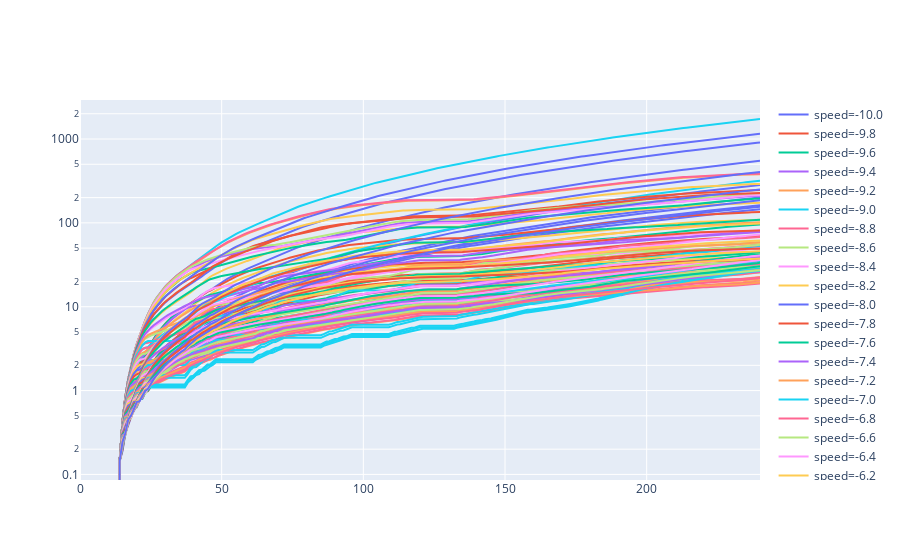

Write notebook code for a chart like this one.
### Code cell
dists_2d_cumu = np.cumsum(dists_2d, axis=1)
data_3d_dists = [
    go.Scatter(
        # x=,
        y=dists_2d_cumu[i,:],
        name=f"speed={np.round(speed[i],1)}"
    ) for i in range(len(speed))
]
fig_2d_dists = go.Figure(
    data_3d_dists,
    layout=go.Layout(
        yaxis=dict(
            type="log"
        )
    )
)
fig_2d_dists.show()

### Figure 1 — Plotly figure (JSON) as saved in the notebook; plotly's stock layout.template omitted (floating-point values rounded to 4 significant figures; data arrays with more than 128 entries replaced by an {"elided": "..."} marker saying what was removed)
{"data": [{"name": "speed=-10.0", "type": "scatter", "y": {"elided": "241 float values"}}, {"name": "speed=-9.8", "type": "scatter", "y": {"elided": "241 float values"}}, {"name": "speed=-9.6", "type": "scatter", "y": {"elided": "241 float values"}}, {"name": "speed=-9.4", "type": "scatter", "y": {"elided": "241 float values"}}, {"name": "speed=-9.2", "type": "scatter", "y": {"elided": "241 float values"}}, {"name": "speed=-9.0", "type": "scatter", "y": {"elided": "241 float values"}}, {"name": "speed=-8.8", "type": "scatter", "y": {"elided": "241 float values"}}, {"name": "speed=-8.6", "type": "scatter", "y": {"elided": "241 float values"}}, {"name": "speed=-8.4", "type": "scatter", "y": {"elided": "241 float values"}}, {"name": "speed=-8.2", "type": "scatter", "y": {"elided": "241 float values"}}, {"name": "speed=-8.0", "type": "scatter", "y": {"elided": "241 float values"}}, {"name": "speed=-7.8", "type": "scatter", "y": {"elided": "241 float values"}}, {"name": "speed=-7.6", "type": "scatter", "y": {"elided": "241 float values"}}, {"name": "speed=-7.4", "type": "scatter", "y": {"elided": "241 float values"}}, {"name": "speed=-7.2", "type": "scatter", "y": {"elided": "241 float values"}}, {"name": "speed=-7.0", "type": "scatter", "y": {"elided": "241 float values"}}, {"name": "speed=-6.8", "type": "scatter", "y": {"elided": "241 float values"}}, {"name": "speed=-6.6", "type": "scatter", "y": {"elided": "241 float values"}}, {"name": "speed=-6.4", "type": "scatter", "y": {"elided": "241 float values"}}, {"name": "speed=-6.2", "type": "scatter", "y": {"elided": "241 float values"}}, {"name": "speed=-6.0", "type": "scatter", "y": {"elided": "241 float values"}}, {"name": "speed=-5.8", "type": "scatter", "y": {"elided": "241 float values"}}, {"name": "speed=-5.6", "type": "scatter", "y": {"elided": "241 float values"}}, {"name": "speed=-5.4", "type": "scatter", "y": {"elided": "241 float values"}}, {"name": "speed=-5.2", "type": "scatter", "y": {"elided": "241 float values"}}, {"name": "speed=-5.0", "type": "scatter", "y": {"elided": "241 float values"}}, {"name": "speed=-4.8", "type": "scatter", "y": {"elided": "241 float values"}}, {"name": "speed=-4.6", "type": "scatter", "y": {"elided": "241 float values"}}, {"name": "speed=-4.4", "type": "scatter", "y": {"elided": "241 float values"}}, {"name": "speed=-4.2", "type": "scatter", "y": {"elided": "241 float values"}}, {"name": "speed=-4.0", "type": "scatter", "y": {"elided": "241 float values"}}, {"name": "speed=-3.8", "type": "scatter", "y": {"elided": "241 float values"}}, {"name": "speed=-3.6", "type": "scatter", "y": {"elided": "241 float values"}}, {"name": "speed=-3.4", "type": "scatter", "y": {"elided": "241 float values"}}, {"name": "speed=-3.2", "type": "scatter", "y": {"elided": "241 float values"}}, {"name": "speed=-3.0", "type": "scatter", "y": {"elided": "241 float values"}}, {"name": "speed=-2.8", "type": "scatter", "y": {"elided": "241 float values"}}, {"name": "speed=-2.6", "type": "scatter", "y": {"elided": "241 float values"}}, {"name": "speed=-2.4", "type": "scatter", "y": {"elided": "241 float values"}}, {"name": "speed=-2.2", "type": "scatter", "y": {"elided": "241 float values"}}, {"name": "speed=-2.0", "type": "scatter", "y": {"elided": "241 float values"}}, {"name": "speed=-1.8", "type": "scatter", "y": {"elided": "241 float values"}}, {"name": "speed=-1.6", "type": "scatter", "y": {"elided": "241 float values"}}, {"name": "speed=-1.4", "type": "scatter", "y": {"elided": "241 float values"}}, {"name": "speed=-1.2", "type": "scatter", "y": {"elided": "241 float values"}}, {"name": "speed=-1.0", "type": "scatter", "y": {"elided": "241 float values"}}, {"name": "speed=-0.8", "type": "scatter", "y": {"elided": "241 float values"}}, {"name": "speed=-0.6", "type": "scatter", "y": {"elided": "241 float values"}}, {"name": "speed=-0.4", "type": "scatter", "y": {"elided": "241 float values"}}, {"name": "speed=-0.2", "type": "scatter", "y": {"elided": "241 float values"}}, {"name": "speed=-0.0", "type": "scatter", "y": {"elided": "241 float values"}}, {"name": "speed=0.2", "type": "scatter", "y": {"elided": "241 float values"}}, {"name": "speed=0.4", "type": "scatter", "y": {"elided": "241 float values"}}, {"name": "speed=0.6", "type": "scatter", "y": {"elided": "241 float values"}}, {"name": "speed=0.8", "type": "scatter", "y": {"elided": "241 float values"}}, {"name": "speed=1.0", "type": "scatter", "y": {"elided": "241 float values"}}, {"name": "speed=1.2", "type": "scatter", "y": {"elided": "241 float values"}}, {"name": "speed=1.4", "type": "scatter", "y": {"elided": "241 float values"}}, {"name": "speed=1.6", "type": "scatter", "y": {"elided": "241 float values"}}, {"name": "speed=1.8", "type": "scatter", "y": {"elided": "241 float values"}}, {"name": "speed=2.0", "type": "scatter", "y": {"elided": "241 float values"}}, {"name": "speed=2.2", "type": "scatter", "y": {"elided": "241 float values"}}, {"name": "speed=2.4", "type": "scatter", "y": {"elided": "241 float values"}}, {"name": "speed=2.6", "type": "scatter", "y": {"elided": "241 float values"}}, {"name": "speed=2.8", "type": "scatter", "y": {"elided": "241 float values"}}, {"name": "speed=3.0", "type": "scatter", "y": {"elided": "241 float values"}}, {"name": "speed=3.2", "type": "scatter", "y": {"elided": "241 float values"}}, {"name": "speed=3.4", "type": "scatter", "y": {"elided": "241 float values"}}, {"name": "speed=3.6", "type": "scatter", "y": {"elided": "241 float values"}}, {"name": "speed=3.8", "type": "scatter", "y": {"elided": "241 float values"}}, {"name": "speed=4.0", "type": "scatter", "y": {"elided": "241 float values"}}, {"name": "speed=4.2", "type": "scatter", "y": {"elided": "241 float values"}}, {"name": "speed=4.4", "type": "scatter", "y": {"elided": "241 float values"}}, {"name": "speed=4.6", "type": "scatter", "y": {"elided": "241 float values"}}, {"name": "speed=4.8", "type": "scatter", "y": {"elided": "241 float values"}}, {"name": "speed=5.0", "type": "scatter", "y": {"elided": "241 float values"}}, {"name": "speed=5.2", "type": "scatter", "y": {"elided": "241 float values"}}, {"name": "speed=5.4", "type": "scatter", "y": {"elided": "241 float values"}}, {"name": "speed=5.6", "type": "scatter", "y": {"elided": "241 float values"}}, {"name": "speed=5.8", "type": "scatter", "y": {"elided": "241 float values"}}, {"name": "speed=6.0", "type": "scatter", "y": {"elided": "241 float values"}}, {"name": "speed=6.2", "type": "scatter", "y": {"elided": "241 float values"}}, {"name": "speed=6.4", "type": "scatter", "y": {"elided": "241 float values"}}, {"name": "speed=6.6", "type": "scatter", "y": {"elided": "241 float values"}}, {"name": "speed=6.8", "type": "scatter", "y": {"elided": "241 float values"}}, {"name": "speed=7.0", "type": "scatter", "y": {"elided": "241 float values"}}, {"name": "speed=7.2", "type": "scatter", "y": {"elided": "241 float values"}}, {"name": "speed=7.4", "type": "scatter", "y": {"elided": "241 float values"}}, {"name": "speed=7.6", "type": "scatter", "y": {"elided": "241 float values"}}, {"name": "speed=7.8", "type": "scatter", "y": {"elided": "241 float values"}}, {"name": "speed=8.0", "type": "scatter", "y": {"elided": "241 float values"}}, {"name": "speed=8.2", "type": "scatter", "y": {"elided": "241 float values"}}, {"name": "speed=8.4", "type": "scatter", "y": {"elided": "241 float values"}}, {"name": "speed=8.6", "type": "scatter", "y": {"elided": "241 float values"}}, {"name": "speed=8.8", "type": "scatter", "y": {"elided": "241 float values"}}, {"name": "speed=9.0", "type": "scatter", "y": {"elided": "241 float values"}}, {"name": "speed=9.2", "type": "scatter", "y": {"elided": "241 float values"}}, {"name": "speed=9.4", "type": "scatter", "y": {"elided": "241 float values"}}, {"name": "speed=9.6", "type": "scatter", "y": {"elided": "241 float values"}}, {"name": "speed=9.8", "type": "scatter", "y": {"elided": "241 float values"}}, {"name": "speed=10.0", "type": "scatter", "y": {"elided": "241 float values"}}], "layout": {"yaxis": {"type": "log"}}}
